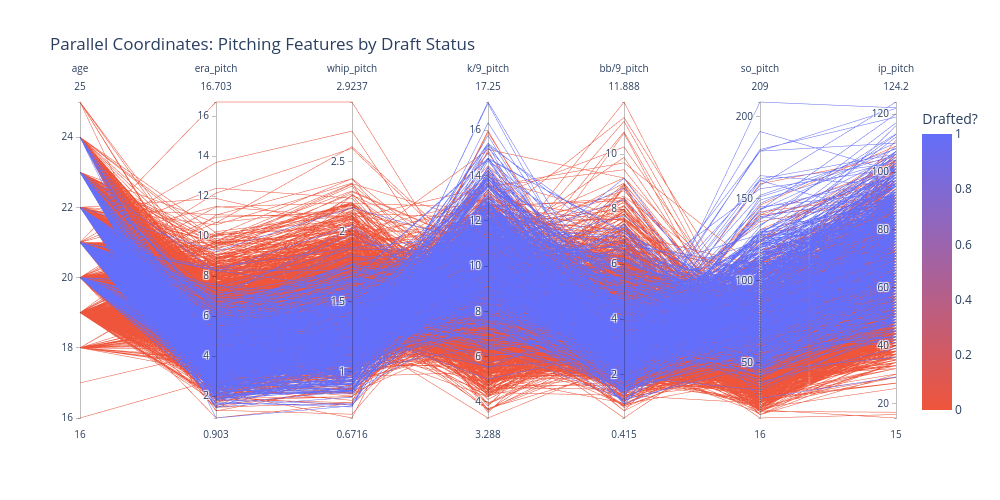

The notebook cell this image was saved under:
### Code cell
# Pick the features on the PCP axes
pcp_features = ['age', 'era_pitch', 'whip_pitch', 'k/9_pitch', 'bb/9_pitch', 'so_pitch', 'ip_pitch']

# Build a temporary df with those features + the target
pcp_df = df[pcp_features + ['Drafted?']].dropna()

fig = px.parallel_coordinates(
    pcp_df,
    color='Drafted?',
    dimensions=pcp_features,
    color_continuous_scale=['#EF553B', '#636EFA'],  # red = 0, blue = 1
    title='Parallel Coordinates: Pitching Features by Draft Status'
)

fig.update_layout(width=1000, height=500)
fig.show()

### Figure 1 — Plotly figure (JSON) as saved in the notebook; plotly's stock layout.template omitted (floating-point values rounded to 4 significant figures; data arrays with more than 128 entries replaced by an {"elided": "..."} marker saying what was removed)
{"data": [{"dimensions": [{"label": "age", "values": {"elided": "3073 float values"}}, {"label": "era_pitch", "values": {"elided": "3073 float values"}}, {"label": "whip_pitch", "values": {"elided": "3073 float values"}}, {"label": "k/9_pitch", "values": {"elided": "3073 float values"}}, {"label": "bb/9_pitch", "values": {"elided": "3073 float values"}}, {"label": "so_pitch", "values": {"elided": "3073 float values"}}, {"label": "ip_pitch", "values": {"elided": "3073 float values"}}], "domain": {"x": [0.0, 1.0], "y": [0.0, 1.0]}, "line": {"color": {"elided": "3073 int values"}, "coloraxis": "coloraxis"}, "name": "", "type": "parcoords"}], "layout": {"coloraxis": {"colorbar": {"title": {"text": "Drafted?"}}, "colorscale": [[0.0, "#EF553B"], [1.0, "#636EFA"]]}, "height": 500, "legend": {"tracegroupgap": 0}, "title": {"text": "Parallel Coordinates: Pitching Features by Draft Status"}, "width": 1000}}
